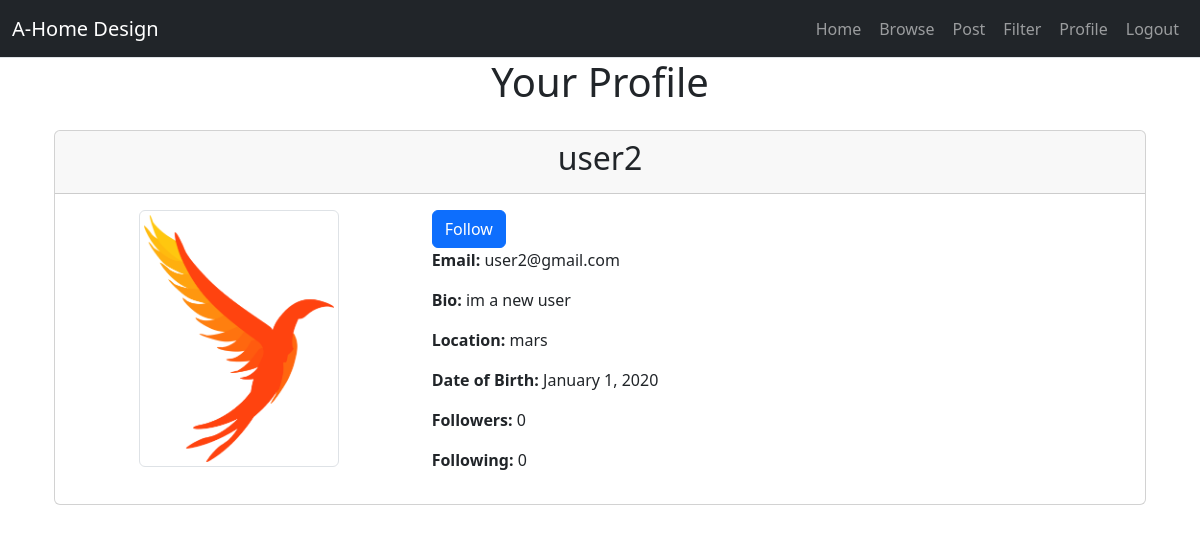
The page /account/profile/3/ (signed in) on the database as committed earlier.
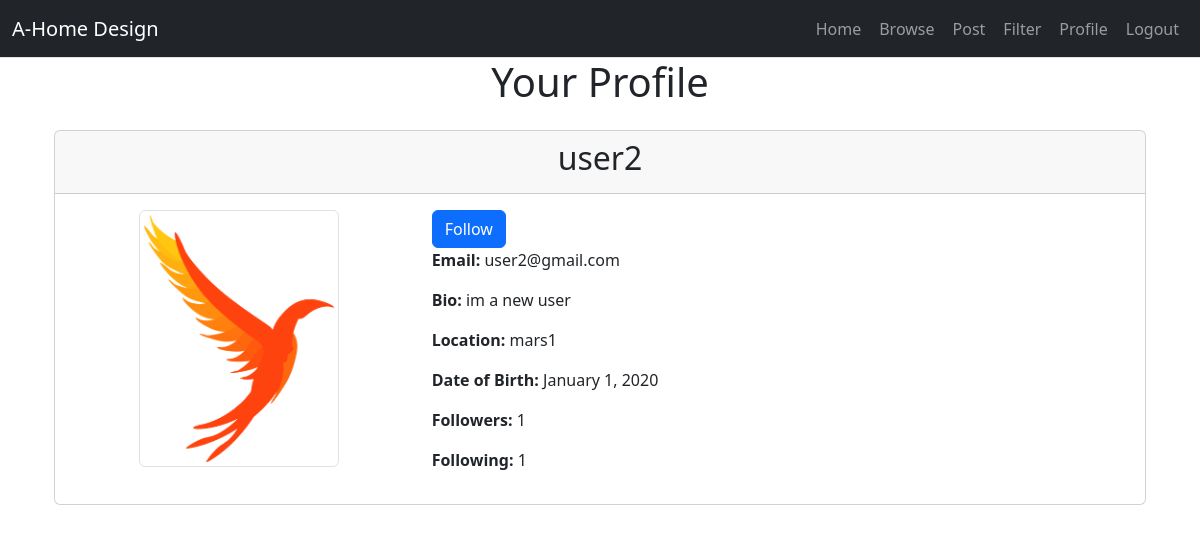
The same page on the database as committed later.
### account/models.py (models this page shows, shortened)
class CustomUser(AbstractUser):
    bio = models.TextField(blank=True, null=True)
    profile_picture = models.ImageField(upload_to='profile_pics/', blank=True, null=True)
    date_of_birth = models.DateField(blank=True, null=True)
    location = models.CharField(max_length=255, blank=True, null=True)
    joined_at = models.DateTimeField(auto_now_add=True)
    is_moderator = models.BooleanField(default=False)

### account/views.py (the view)
# urls.py: path('profile/<int:pk>/',  ProfileView.as_view(), name='profile'),
class ProfileView(LoginRequiredMixin, DetailView):
    model = CustomUser
    template_name = 'account/profile.html'
    context_object_name = 'user'
    def get_object(self):
        return get_object_or_404(CustomUser, pk=self.kwargs['pk'])
    def get_context_data(self, **kwargs):
        context = super().get_context_data(**kwargs)
        profile_user = self.get_object()
        context['followers_count'] = Follow.objects.filter(followed=profile_user).count()
        context['following_count'] = Follow.objects.filter(follower=profile_user).count()
        context['is_following'] = Follow.objects.filter(follower=self.request.user, followed=profile_user).exists()
        return context

### AHome_app/templates/account/profile.html (shortened to what this page needs)
{% extends 'pages/base.html' %}
{% load static %}
{% block css %}
<link rel="stylesheet" href="{% static 'css/profile.css' %}">
{% endblock css %}
{% block content %}
<div class="container">
    <h1 class="text-center mb-4">Your Profile</h1>
    <div class="card">
        <div class="card-header text-center">
            <h2>{{ user.username }}</h2>
        </div>
        <div class="card-body">
            <div class="row">
                <div class="col-md-4 text-center">
                    {% if user.profile_picture %}
                        <img src="{{ user.profile_picture.url }}" alt="Profile Picture" class="img-thumbnail" style="max-width: 200px;">
                    {% else %}
                        <img src="{% static 'images/default-profile.png' %}" alt="Default Profile Picture" class="img-thumbnail" style="max-width: 200px;">
                    {% endif %}
                </div>
                <div class="col-md-8">
                    {% if request.user.is_authenticated and request.user != user %}
                    {% if is_following %}
                        <form method="POST" action="{% url 'unfollow-user' pk=user.pk %}">
                            {% csrf_token %}
                            <button type="submit" class="btn btn-danger">Unfollow</button>
                        </form>
                    {% else %}
                        <form method="POST" action="{% url 'follow-user' pk=user.pk %}">
                            <button type="submit" class="btn btn-primary">Follow</button>
                        </form>
                    {% endif %}
                    {% endif %}
                    <p><strong>Email:</strong> {{ user.email }}</p>
                    <p><strong>Bio:</strong> {{ user.bio|default:"No bio provided." }}</p>
                    <p><strong>Location:</strong> {{ user.location|default:"No location specified." }}</p>
                    <p><strong>Date of Birth:</strong> {{ user.date_of_birth|date:"F j, Y"|default:"Not specified." }}</p>
                    <p><strong>Followers:</strong> {{ followers_count }}</p>
                    <p><strong>Following:</strong> {{ following_count }}</p>
                </div>
            </div>
        </div>
    </div>
</div>
{% endblock %}

### AHome_app/templates/pages/base.html (shortened to what this page needs)
<!DOCTYPE html>
<html lang="en">
<head>
    {% load static %}
    <link rel="stylesheet" href="{% static 'css/bootstrap.min.css' %}">
    {% block css%}{% endblock css%}
</head>
<body>
    <nav class="navbar nav-tabs navbar-expand-lg navbar-dark bg-dark ">
        <div class="container-fluid">
            <a class="navbar-brand" href="#">A-Home Design</a>
            <div class="collapse navbar-collapse justify-content-end" id="navbarNav">
                <ul class="navbar-nav">
                    <li class="nav-item">
                        <a class="nav-link" aria-current="page" href="/">Home</a>
                    </li>
                    <li class="nav-item">
                        <a class="nav-link" href="/designs">Browse</a>
                    </li>
                    {% if user.is_authenticated %}
                    <li class="nav-item">
                        <a class="nav-link" href="/design/new">Post</a>
                    </li>
                    <li class="nav-item">
                        <a class="nav-link" href="/camera-filter">Filter</a>
                    </li>
                    <li class="nav-item">
                        <a class="nav-link" href="{% url 'profile' pk=request.user.pk %}">Profile</a>
                    </li>
                    <li class="nav-item">
                        <form method="post" action="{% url 'logout' %}" class="d-inline">
                            <button type="submit" class="btn btn-link nav-link" >Logout</button>
                        </form>
                    </li>
                    {% endif %}
                </ul>
            </div>
        </div>
    </nav>
    <div class="container">
        {% block content %}{% endblock %}
    </div>
</body>
</html>

Rows that differ between the two databases and show on the page:
changed CustomUser "user2": location "mars" → "mars1"
Other text that changed with them:
{{ followers_count }}: "0" → "1"
{{ following_count }}: "0" → "1"
